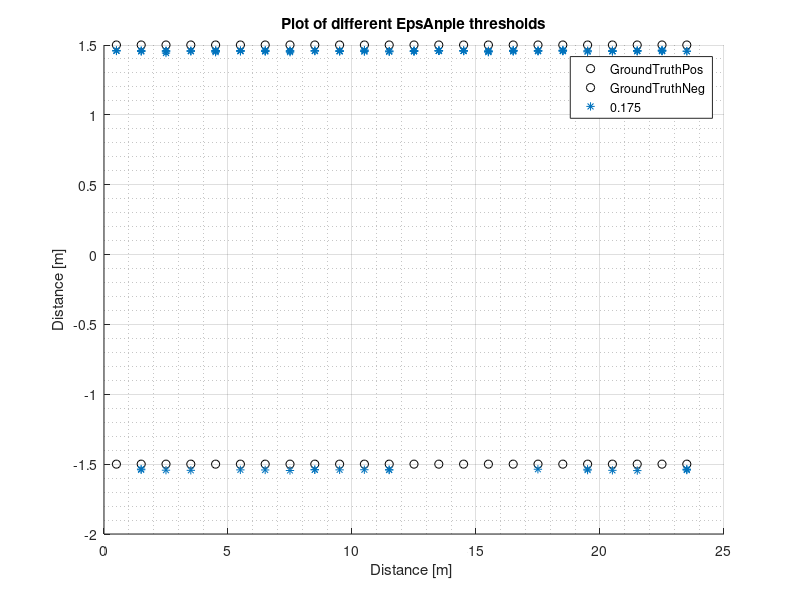

Write the MATLAB code that produced this figure.
clc 
clear 
close
logdata1=importdata('loogWithAxisAndEpsAngle005.txt', ' ');
logdata2=importdata('loogwithAxisAndEpsAngle0175.txt', ' ');
%logdata3=importdata('loogwithAxisAndEpsAngle02.txt', ' ');
%logdata4=importdata('loogwithAxisandEpsAngle03.txt', ' ');
%logdata5=importdata('loogwithAxisAndEpsAngle05.txt', ' ');
groundtrouth=0.5:1:24;
groundtrouthypos=[-1.5 -1.5 -1.5 -1.5 -1.5 -1.5 -1.5 -1.5 -1.5 -1.5 -1.5 -1.5 -1.5 -1.5 -1.5 -1.5 -1.5 -1.5 -1.5 -1.5 -1.5 -1.5 -1.5 -1.5 ];
grountrouthneg=[1.5 1.5 1.5 1.5 1.5 1.5 1.5 1.5 1.5 1.5 1.5 1.5 1.5 1.5 1.5 1.5 1.5 1.5 1.5 1.5 1.5 1.5 1.5 1.5 ];


%distvector=0:size(logdata1)-1;

distvector2=0:size(logdata1);
distvector2=distvector2.*0.2
%distvector=distvector.*0.2;


%x1=logdata1(:,1);
%y1=logdata1(:,2);
x2=logdata2(:,1);
y2=logdata2(:,2);
%x3=logdata3(:,1);
%y3=logdata3(:,2);
%x4=logdata4(:,1);
%y4=logdata4(:,2);
%x5=logdata5(:,1);
%y5=logdata5(:,2);

%x1korigeret=x1+distvector';
x2korigeret=x2+distvector2';
%x3korigeret=x3+distvector2';
%x4korigeret=x4+distvector2';
%x5korigeret=x5+distvector2';
hold on
grid on
grid minor
plot(groundtrouth,groundtrouthypos,'o k',groundtrouth,grountrouthneg,'o k')
%plot(x1korigeret,y1, '* r')
plot(x2korigeret,y2, '* ')
%plot(x3korigeret,y3, '* ')
%plot(x4korigeret,y4, '* ')
%plot(x5korigeret,y5, '* ')
legend('GroundTruthPos','GroundTruthNeg','0.175')
title('Plot of different EpsAnple thresholds')
xlabel('Distance [m] ')
ylabel('Distance [m]')